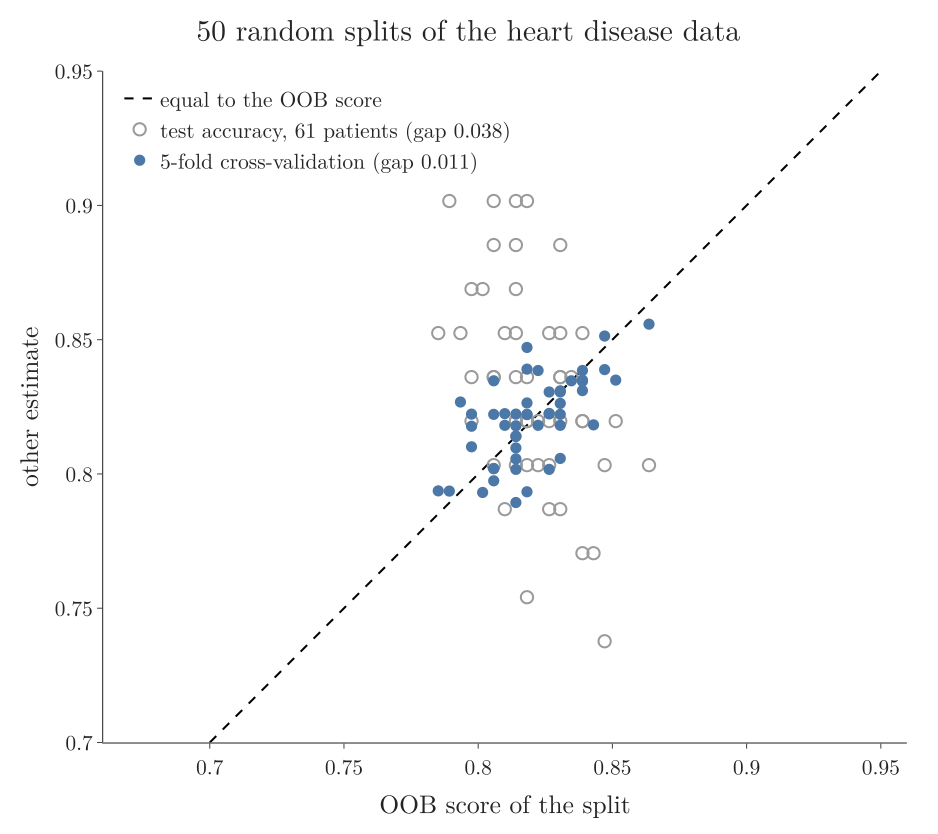

Recreate this plot in Python.
"""Section 4: the notebook's 50 random splits of the heart disease data (500 trees each). For every split, the OOB
score (x) against the 5-fold cross-validation score (blue) and against the 61-patient test accuracy (grey).
Blue points hug the diagonal (OOB = CV); grey points scatter (the small test set is the noisy estimate).
Heavy (300 forests of 500 trees): run on topgro with tools/remote_run.sh 113-oob-score "cd images && python oob_vs_cv.py"
Run: python oob_vs_cv.py  -> oob_vs_cv.png (Plotly)"""
from pathlib import Path

import numpy as np
import pandas as pd
import plotly.graph_objects as go
from sklearn.ensemble import RandomForestClassifier
from sklearn.model_selection import cross_val_score, train_test_split

HERE = Path(__file__).parent
df = pd.read_csv(HERE.parent / "data" / "heart.csv")
X, y = df.iloc[:, :-1], df.iloc[:, -1]
results = []
for seed in range(50):                                         # same loop as the notebook
    a, b, c, d = train_test_split(X, y, test_size=0.2, random_state=seed)
    forest = RandomForestClassifier(n_estimators=500, oob_score=True, random_state=seed, n_jobs=-1).fit(a, c)
    cv5 = cross_val_score(RandomForestClassifier(n_estimators=500, random_state=seed, n_jobs=-1), a, c, cv=5).mean()
    results.append((forest.oob_score_, forest.score(b, d), cv5))
oob, test, cv = np.array(results).T
gap_cv, gap_test = np.abs(oob - cv).mean(), np.abs(oob - test).mean()
print("means", oob.mean().round(3), cv.mean().round(3), test.mean().round(3), "gaps", gap_cv.round(3), gap_test.round(3))
assert (round(oob.mean(), 3), round(cv.mean(), 3), round(test.mean(), 3)) == (0.820, 0.820, 0.831)
assert round(gap_cv, 3) == 0.011 and round(gap_test, 3) == 0.038

fig = go.Figure([go.Scatter(x=[0.7, 0.95], y=[0.7, 0.95], mode="lines", line=dict(color="black", dash="dash", width=2),
                            name="equal to the OOB score"),
                 go.Scatter(x=oob, y=test, mode="markers", name=f"test accuracy, 61 patients (gap {gap_test:.3f})",
                            marker=dict(color="#9A9A9A", size=12, symbol="circle-open", line_width=2)),
                 go.Scatter(x=oob, y=cv, mode="markers", name=f"5-fold cross-validation (gap {gap_cv:.3f})",
                            marker=dict(color="#4C78A8", size=11))])
fig.update_xaxes(title="OOB score of the split", range=[0.72, 0.9])
fig.update_yaxes(title="other estimate", range=[0.7, 0.95], scaleanchor="x")
fig.update_layout(template="simple_white", width=900, height=800, font=dict(family="Latin Modern Roman", size=21),
                  title=dict(text="50 random splits of the heart disease data", x=0.5),
                  margin=dict(l=80, r=20, t=60, b=70), legend=dict(x=0.02, y=0.99, bgcolor="rgba(255,255,255,0.8)"))
fig.write_image(HERE / "oob_vs_cv.png", scale=2)
fig.write_image(HERE / "oob_vs_cv.pdf")
